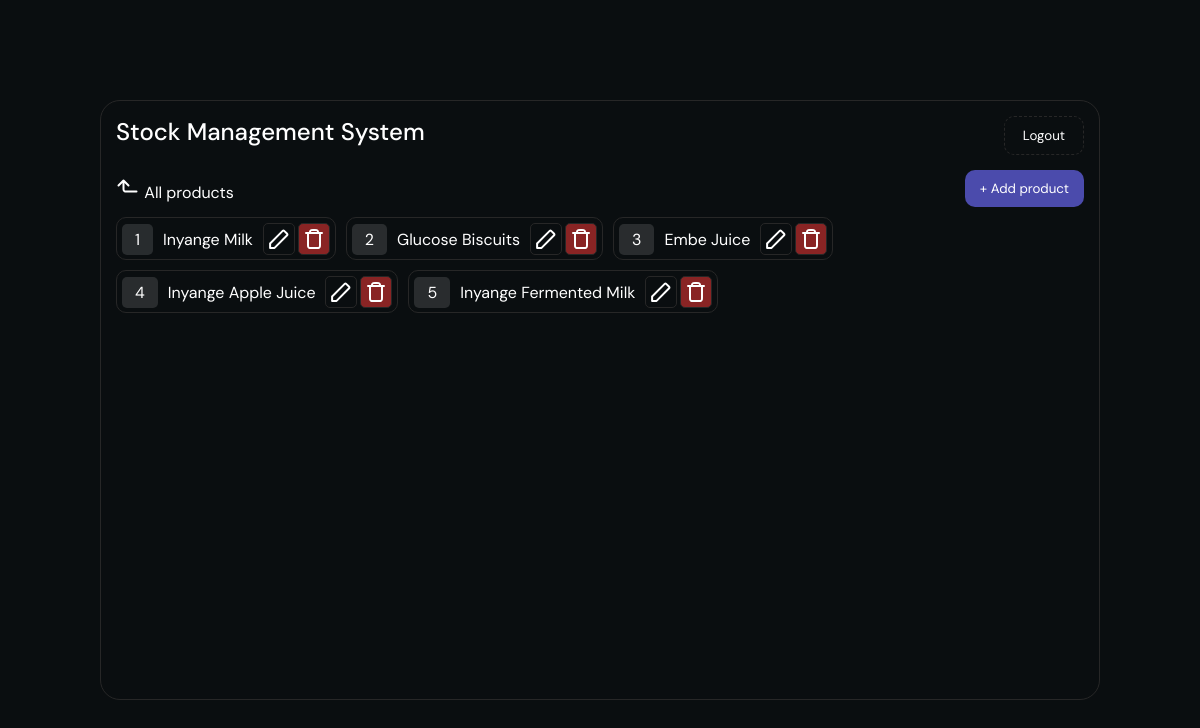
/inventory/ (signed in), run on an earlier commit of the app's database.
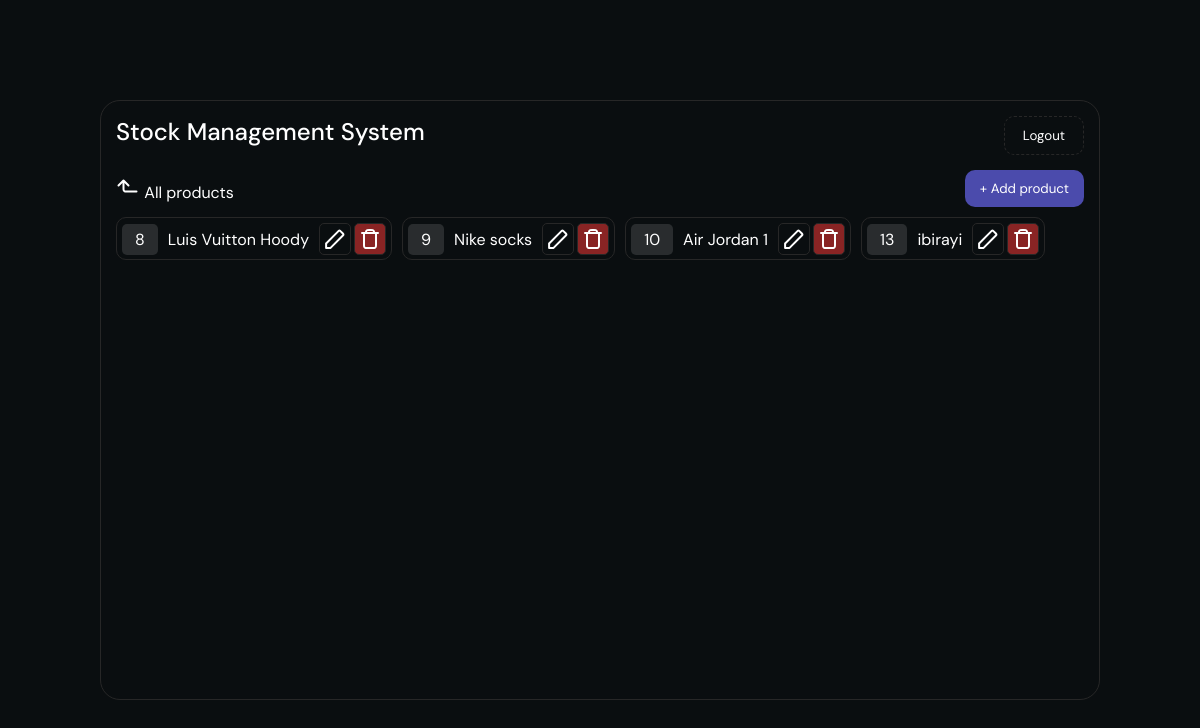
And on a later commit of the database.
### base/models.py (models this page shows, shortened)
class Product(models.Model):
    code = models.AutoField(primary_key = True)
    name = models.CharField(max_length = 50, unique = True)

### base/views.py (the view)
# urls.py: path('inventory/', inventoryView, name = "inventory"),
@login_required(login_url = 'login')
def inventoryView(request):
    products = Product.objects.all()
    return render(request, "base/inventory.html", { "products" : products })

### base/templates/base/inventory.html (shortened to what this page needs)
{% extends "main.html" %}
{% block content %}
</head>
<body>
    <main>
        {% include "nav.html" %}
        <div class="container">
            <div class="header">
                <a href={% url "home" %}>
                    <div class="title">
                        <span>All products</span>
                    </div>
                <a href={% url "add-product" %}>
                    <button>+ Add product</button>
                </a>
            </div>
            <div class="products">
                {% for product in products %}
                <div class="product">
                    <div class="code">
                        <span>{{ product.code }}</span>
                    </div>
                    <div class="name">
                        <span>{{ product.name }}</span>
                    </div>
                    <div class="btns">
                        <a href={% url "update-product" product.code %}>
                            <button id="edit">
                            </button>
                        </a>
                        <a href={% url "delete-product" product.code %}>
                            <button id="delete">
                            </button>
                        </a>
                    </div>
                </div>
                {% endfor %}
            </div>
        </div>
    </main>
</body>
</html>
{% endblock content %}

### templates/main.html (shortened to what this page needs)
<!DOCTYPE html>
<html lang="en">
<head>
{% block content %}
{% endblock content %}
</html>

### templates/nav.html (shortened to what this page needs)
<nav>
    <a href={% url "home" %}>
        <h2>Stock Management System</h2>
    <a href={% url "logout" %}>
        <button>Logout</button>
</nav>

### templates/main.html (style rules this page uses)
* { font-family : DM Sans; box-sizing: border-box; margin: 0; }
body { background: #0A0E10; height: 100lvh; width: 100%%; }

### base/templates/base/inventory.html (style rules this page uses)
body { display: flex; justify-content: center; align-items: center; }
main { max-width: 1000px; width: 100%; height: 600px; display: flex; flex-direction: column; border: 1px solid #272727; border-radius: 20px; padding: 15px; }
nav { display: flex; justify-content: space-between; }
nav h2 { color: white; font-weight: 500; }
nav button { cursor: pointer; background: none; border: 1px dashed #272727; color: white; padding: 10px 18px; border-radius: 10px; transition: .3s ease; }
.container { margin-top: 15px; color: white; border-radius: 5px; height: 90%; }
.container .header { display: flex; justify-content: space-between; align-items: center; }
.container .header button { cursor: pointer; background: #4B4BAC; border: none; color: white; padding: 10px 15px; border-radius: 10px; transition: .3s ease; }
.container .products { margin-top: 10px; display: flex; gap: 10px; flex-wrap: wrap; overflow: scroll; }
.container .products .product { height: max-content; border-radius: 10px; display: flex; align-items: center; gap: 10px; border: 1px solid #272727; width: max-content; padding: 5px 5px 4px 5px; position: relative; background: none; transition: .3s ease; }
.container .products .code { background: #FFFFFF20; padding: 5px 13px; border-radius: 5px; }
a { color: white; text-decoration: none; }
.product .btns { display: flex; gap: 3px; }
.product .btns button { cursor: pointer; background: none; border: 1px solid #272727; padding: 5px 5px 1px 5px; border-radius: 5px; }
#delete { background: #892424; }

What changed in the data, as far as the page shows it:
removed Product: code "1", name "Inyange Milk"
removed Product: code "2", name "Glucose Biscuits"
removed Product: code "3", name "Embe Juice"
removed Product: code "4", name "Inyange Apple Juice"
removed Product: code "5", name "Inyange Fermented Milk"
added Product: code "8", name "Luis Vuitton Hoody"
added Product: code "9", name "Nike socks"
added Product: code "10", name "Air Jordan 1"
added Product: code "13", name "ibirayi"
